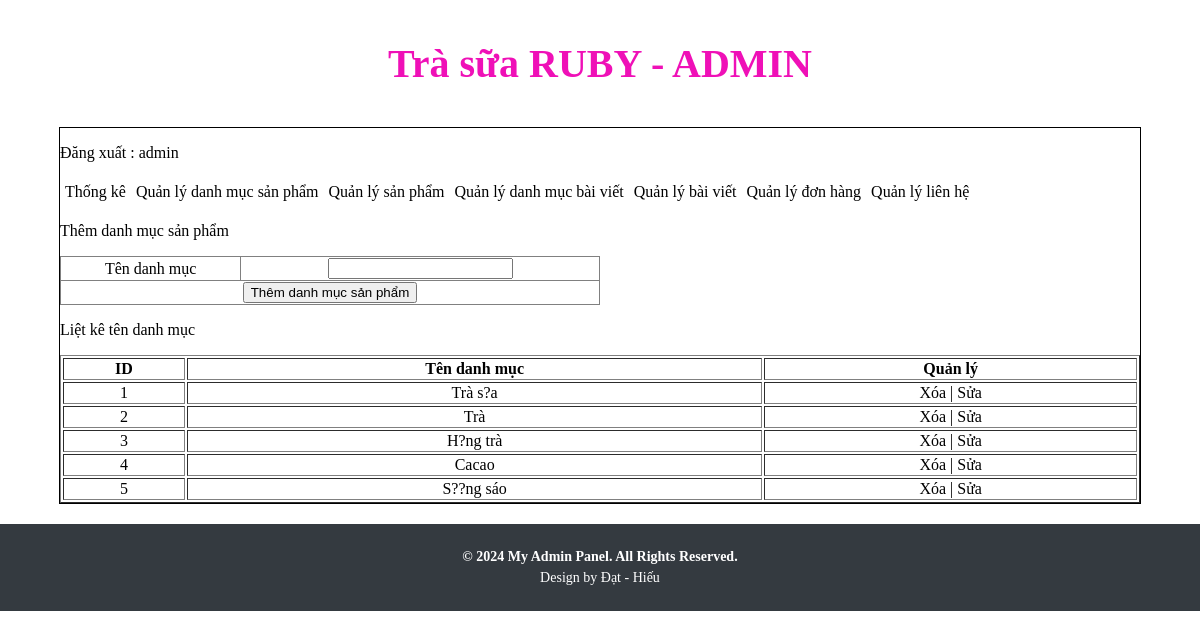
The app's page /admin/index.php?action=quanlydanhmucsanpham&query=them (signed in) with its own data.
### tables this page shows
CREATE TABLE IF NOT EXISTS `tbl_danhmuc` (
  `id_danhmuc` int(11) NOT NULL AUTO_INCREMENT,
  `tendanhmuc` varchar(255) NOT NULL,
  PRIMARY KEY (`id_danhmuc`)
);

### admin/modules/quanlydanhmucsp/lietke.php (the view, shortened to what this page needs)
<?php
    $sql_lietke_danhmucsp = "SELECT * FROM tbl_danhmuc ORDER BY id_danhmuc";
    $query_lietke_danhmucsp = mysqli_query($mysqli,$sql_lietke_danhmucsp);
?>
<p>Liệt kê tên danh mục</p>
<table  style="width:100%" border="1" style="border-collapse: collapse;">
    <tr>
        <th>ID</th>
        <th>Tên danh mục</th>
        <th>Quản lý</th>
    </tr>
    <?php
        $i=0;
        while($row = mysqli_fetch_array($query_lietke_danhmucsp)){
        $i++;
    ?>
    <tr>
        <td><?php echo $i  ?></td>
        <td><?php echo $row['tendanhmuc'] ?></td>
        <td>
            <a href="modules/quanlydanhmucsp/xuly.php?iddanhmuc=<?php echo $row['id_danhmuc'] ?>">Xóa</a> |
            <a href="?action=quanlydanhmucsanpham&query=sua&iddanhmuc=<?php echo $row['id_danhmuc'] ?>">Sửa</a>
        </td>
    </tr>
    <?php
        }
    ?>
</table>

### admin/css/style.css (style rules this page uses)
body { margin: 0; padding: 0; }

### admin/index.php (style rules this page uses)
a { text-decoration: none; color: black; }

### admin/modules/quanlydanhmucsp/lietke.php (style rules this page uses)
a { text-decoration: none; color: black; }
td { text-align: center; }

### records on screen
tbl_danhmuc: tendanhmuc "Trà s?a"
tbl_danhmuc: tendanhmuc "Trà"
tbl_danhmuc: tendanhmuc "H?ng trà"
tbl_danhmuc: tendanhmuc "Cacao"
tbl_danhmuc: tendanhmuc "S??ng sáo"

### other values on screen
$_SESSION['dangnhap'] "admin"
